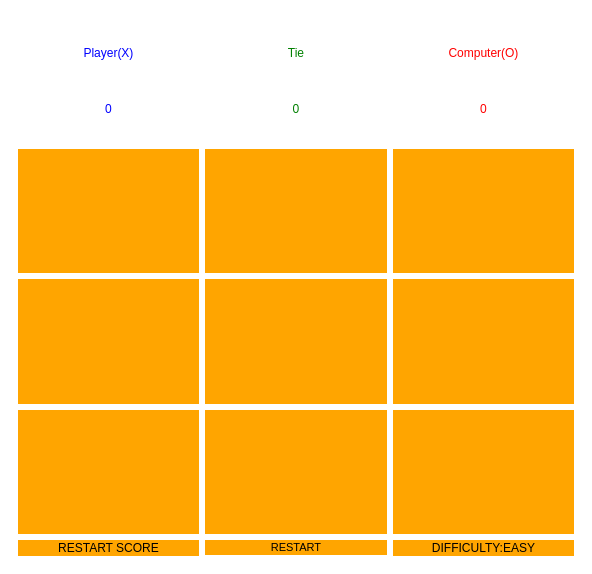
<?xml version="1.0" encoding="UTF-8"?>
<ui version="4.0">
 <class>MainWindow</class>
 <widget class="QMainWindow" name="MainWindow">
  <property name="geometry">
   <rect>
    <x>0</x>
    <y>0</y>
    <width>592</width>
    <height>574</height>
   </rect>
  </property>
  <property name="sizePolicy">
   <sizepolicy hsizetype="Preferred" vsizetype="Fixed">
    <horstretch>0</horstretch>
    <verstretch>0</verstretch>
   </sizepolicy>
  </property>
  <property name="minimumSize">
   <size>
    <width>0</width>
    <height>520</height>
   </size>
  </property>
  <property name="mouseTracking">
   <bool>false</bool>
  </property>
  <property name="windowTitle">
   <string>TicTacToe</string>
  </property>
  <property name="windowIcon">
   <iconset>
    <normalon>../../../Users/neagu/Downloads/tic-tac-toe (1).png</normalon>
   </iconset>
  </property>
  <property name="dockOptions">
   <set>QMainWindow::AllowTabbedDocks|QMainWindow::AnimatedDocks</set>
  </property>
  <widget class="QWidget" name="centralwidget">
   <property name="layoutDirection">
    <enum>Qt::RightToLeft</enum>
   </property>
   <property name="styleSheet">
    <string notr="true">QWidget{background-color:white}</string>
   </property>
   <layout class="QVBoxLayout" name="verticalLayout">
    <item>
     <widget class="QFrame" name="frame">
      <property name="enabled">
       <bool>true</bool>
      </property>
      <property name="styleSheet">
       <string>QPushButton{
	background-color:orange;
	color:black;
	border:1px solid orange;
	
}</string>
      </property>
      <property name="frameShape">
       <enum>QFrame::NoFrame</enum>
      </property>
      <property name="frameShadow">
       <enum>QFrame::Sunken</enum>
      </property>
      <property name="lineWidth">
       <number>0</number>
      </property>
      <layout class="QGridLayout" name="gridLayout_2">
       <item row="8" column="3">
        <widget class="QPushButton" name="button3">
         <property name="sizePolicy">
          <sizepolicy hsizetype="Minimum" vsizetype="Preferred">
           <horstretch>0</horstretch>
           <verstretch>0</verstretch>
          </sizepolicy>
         </property>
         <property name="styleSheet">
          <string notr="true">QPushButton{
	background-color:orange;
	color:black;
	border:1px solid orange;
	
}</string>
         </property>
         <property name="text">
          <string/>
         </property>
        </widget>
       </item>
       <item row="9" column="2">
        <widget class="QPushButton" name="button7">
         <property name="sizePolicy">
          <sizepolicy hsizetype="Minimum" vsizetype="Preferred">
           <horstretch>0</horstretch>
           <verstretch>0</verstretch>
          </sizepolicy>
         </property>
         <property name="styleSheet">
          <string notr="true">QPushButton{
	background-color:orange;
	color:black;
	border:1px solid orange;
	
}</string>
         </property>
         <property name="text">
          <string/>
         </property>
        </widget>
       </item>
       <item row="5" column="3">
        <widget class="QPushButton" name="button0">
         <property name="sizePolicy">
          <sizepolicy hsizetype="Minimum" vsizetype="Preferred">
           <horstretch>0</horstretch>
           <verstretch>0</verstretch>
          </sizepolicy>
         </property>
         <property name="styleSheet">
          <string notr="true">QPushButton{
	background-color:orange;
	color:black;
	border:1px solid orange;
	
}</string>
         </property>
         <property name="text">
          <string/>
         </property>
        </widget>
       </item>
       <item row="8" column="1">
        <widget class="QPushButton" name="button5">
         <property name="sizePolicy">
          <sizepolicy hsizetype="Minimum" vsizetype="Preferred">
           <horstretch>0</horstretch>
           <verstretch>0</verstretch>
          </sizepolicy>
         </property>
         <property name="styleSheet">
          <string notr="true">QPushButton{
	background-color:orange;
	color:black;
	border:1px solid orange;
	
}</string>
         </property>
         <property name="text">
          <string/>
         </property>
        </widget>
       </item>
       <item row="9" column="3">
        <widget class="QPushButton" name="button6">
         <property name="sizePolicy">
          <sizepolicy hsizetype="Minimum" vsizetype="Preferred">
           <horstretch>0</horstretch>
           <verstretch>0</verstretch>
          </sizepolicy>
         </property>
         <property name="styleSheet">
          <string notr="true">QPushButton{
	background-color:orange;
	color:black;
	border:1px solid orange;
	
}</string>
         </property>
         <property name="text">
          <string/>
         </property>
        </widget>
       </item>
       <item row="10" column="2">
        <widget class="QPushButton" name="restart">
         <property name="sizePolicy">
          <sizepolicy hsizetype="Minimum" vsizetype="Fixed">
           <horstretch>0</horstretch>
           <verstretch>0</verstretch>
          </sizepolicy>
         </property>
         <property name="font">
          <font>
           <pointsize>8</pointsize>
          </font>
         </property>
         <property name="styleSheet">
          <string notr="true">QPushButton{
	background-color:orange;
	color:black;
	border:1px solid orange;
	
}</string>
         </property>
         <property name="text">
          <string>RESTART</string>
         </property>
        </widget>
       </item>
       <item row="8" column="2">
        <widget class="QPushButton" name="button4">
         <property name="sizePolicy">
          <sizepolicy hsizetype="Minimum" vsizetype="Preferred">
           <horstretch>0</horstretch>
           <verstretch>0</verstretch>
          </sizepolicy>
         </property>
         <property name="styleSheet">
          <string notr="true">QPushButton{
	background-color:orange;
	color:black;
	border:1px solid orange;
	
}</string>
         </property>
         <property name="text">
          <string/>
         </property>
        </widget>
       </item>
       <item row="5" column="2">
        <widget class="QPushButton" name="button1">
         <property name="sizePolicy">
          <sizepolicy hsizetype="Minimum" vsizetype="Preferred">
           <horstretch>0</horstretch>
           <verstretch>0</verstretch>
          </sizepolicy>
         </property>
         <property name="styleSheet">
          <string notr="true">QPushButton{
	background-color:orange;
	color:black;
	border:1px solid orange;
	
}</string>
         </property>
         <property name="text">
          <string/>
         </property>
        </widget>
       </item>
       <item row="5" column="1">
        <widget class="QPushButton" name="button2">
         <property name="sizePolicy">
          <sizepolicy hsizetype="Minimum" vsizetype="Preferred">
           <horstretch>0</horstretch>
           <verstretch>0</verstretch>
          </sizepolicy>
         </property>
         <property name="styleSheet">
          <string notr="true">QPushButton{
	background-color:orange;
	color:black;
	border:1px solid orange;
	
}</string>
         </property>
         <property name="text">
          <string/>
         </property>
        </widget>
       </item>
       <item row="9" column="1">
        <widget class="QPushButton" name="button8">
         <property name="sizePolicy">
          <sizepolicy hsizetype="Minimum" vsizetype="Preferred">
           <horstretch>0</horstretch>
           <verstretch>0</verstretch>
          </sizepolicy>
         </property>
         <property name="styleSheet">
          <string notr="true">QPushButton{
	background-color:orange;
	color:black;
	border:1px solid orange;
	
}</string>
         </property>
         <property name="text">
          <string/>
         </property>
        </widget>
       </item>
       <item row="3" column="3">
        <widget class="QFrame" name="frame_2">
         <property name="styleSheet">
          <string>QPushButton{
	background-color:orange;
	color:black;
	border:1px solid orange;
	
}</string>
         </property>
         <property name="frameShape">
          <enum>QFrame::NoFrame</enum>
         </property>
         <property name="frameShadow">
          <enum>QFrame::Raised</enum>
         </property>
         <property name="lineWidth">
          <number>0</number>
         </property>
         <layout class="QVBoxLayout" name="verticalLayout_2">
          <item>
           <widget class="QLabel" name="label">
            <property name="styleSheet">
             <string notr="true">QLabel{
color:blue;

}</string>
            </property>
            <property name="frameShape">
             <enum>QFrame::NoFrame</enum>
            </property>
            <property name="lineWidth">
             <number>0</number>
            </property>
            <property name="text">
             <string>Player(X)</string>
            </property>
            <property name="alignment">
             <set>Qt::AlignCenter</set>
            </property>
           </widget>
          </item>
          <item>
           <widget class="QLabel" name="label_5">
            <property name="styleSheet">
             <string notr="true">QLabel{
color:blue;
}</string>
            </property>
            <property name="text">
             <string>0</string>
            </property>
            <property name="alignment">
             <set>Qt::AlignCenter</set>
            </property>
           </widget>
          </item>
         </layout>
        </widget>
       </item>
       <item row="3" column="2">
        <widget class="QFrame" name="frame_3">
         <property name="styleSheet">
          <string>QPushButton{
	background-color:orange;
	color:black;
	border:1px solid orange;
	
}</string>
         </property>
         <property name="frameShape">
          <enum>QFrame::NoFrame</enum>
         </property>
         <property name="frameShadow">
          <enum>QFrame::Raised</enum>
         </property>
         <property name="lineWidth">
          <number>0</number>
         </property>
         <layout class="QVBoxLayout" name="verticalLayout_3">
          <item>
           <widget class="QLabel" name="label_2">
            <property name="styleSheet">
             <string notr="true">QLabel{
color:green;
}</string>
            </property>
            <property name="frameShape">
             <enum>QFrame::NoFrame</enum>
            </property>
            <property name="lineWidth">
             <number>0</number>
            </property>
            <property name="text">
             <string>Tie</string>
            </property>
            <property name="alignment">
             <set>Qt::AlignCenter</set>
            </property>
           </widget>
          </item>
          <item>
           <widget class="QLabel" name="label_4">
            <property name="styleSheet">
             <string notr="true">QLabel{
color:green;
}</string>
            </property>
            <property name="text">
             <string>0</string>
            </property>
            <property name="alignment">
             <set>Qt::AlignCenter</set>
            </property>
           </widget>
          </item>
         </layout>
        </widget>
       </item>
       <item row="3" column="1">
        <widget class="QFrame" name="frame_4">
         <property name="styleSheet">
          <string>QPushButton{
	background-color:orange;
	color:black;
	border:1px solid orange;
	
}</string>
         </property>
         <property name="frameShape">
          <enum>QFrame::NoFrame</enum>
         </property>
         <property name="frameShadow">
          <enum>QFrame::Raised</enum>
         </property>
         <property name="lineWidth">
          <number>0</number>
         </property>
         <layout class="QVBoxLayout" name="verticalLayout_4">
          <item>
           <widget class="QLabel" name="label_3">
            <property name="styleSheet">
             <string notr="true">QLabel{
color:red;
}</string>
            </property>
            <property name="frameShape">
             <enum>QFrame::NoFrame</enum>
            </property>
            <property name="lineWidth">
             <number>0</number>
            </property>
            <property name="text">
             <string>Computer(O)</string>
            </property>
            <property name="alignment">
             <set>Qt::AlignCenter</set>
            </property>
           </widget>
          </item>
          <item>
           <widget class="QLabel" name="label_6">
            <property name="styleSheet">
             <string notr="true">QLabel{
color:red;
}</string>
            </property>
            <property name="text">
             <string>0</string>
            </property>
            <property name="alignment">
             <set>Qt::AlignCenter</set>
            </property>
           </widget>
          </item>
         </layout>
        </widget>
       </item>
       <item row="10" column="3">
        <widget class="QPushButton" name="rScore">
         <property name="styleSheet">
          <string notr="true">QPushButton{
	background-color:orange;
	color:black;
	border:1px solid orange;
	
}</string>
         </property>
         <property name="text">
          <string>RESTART SCORE</string>
         </property>
        </widget>
       </item>
       <item row="10" column="1">
        <widget class="QPushButton" name="difficulty">
         <property name="styleSheet">
          <string notr="true">QPushButton{
	background-color:orange;
	color:black;
	border:1px solid orange;
	
}</string>
         </property>
         <property name="text">
          <string>DIFFICULTY:EASY</string>
         </property>
        </widget>
       </item>
      </layout>
     </widget>
    </item>
   </layout>
  </widget>
 </widget>
 <resources/>
 <connections/>
</ui>
